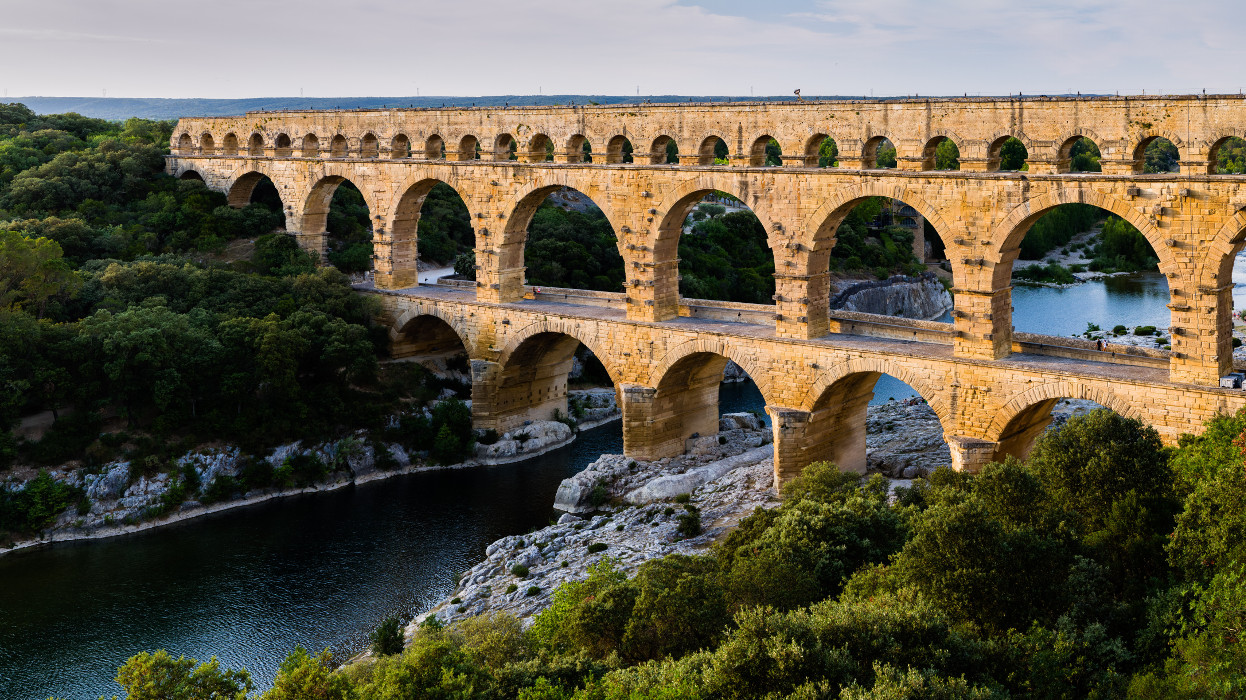
#> input picture scripts/Image_Stitching_APAP/images/bridge01.jpg, 1246 x 700 px; its folder holds 4 pictures in this run
$ python image_stitching.py --images ../Image_Stitching_APAP/images --output out.png
#> lines starting #> are read from the running program, lines starting #| are printed output that depends on the picture
# USAGE
# python image_stitching.py --images images/scottsdale --output output.png --crop 1

# import the necessary packages
from imutils import paths
import numpy as np
import argparse
import imutils
import cv2

# construct the argument parser and parse the arguments
ap = argparse.ArgumentParser()
ap.add_argument("-i", "--images", type=str, required=True,
                help="path to input directory of images to stitch")
ap.add_argument("-o", "--output", type=str, required=True,
                help="path to the output image")
ap.add_argument("-c", "--crop", type=int, default=0,
                help="whether to crop out largest rectangular region")
args = vars(ap.parse_args())

# grab the paths to the input images and initialize our images list
print("[INFO] loading images...")
imagePaths = sorted(list(paths.list_images(args["images"])))

images = []

# loop over the image paths, load each one, and add them to our
# images to stich list
for imagePath in imagePaths:
	image = cv2.imread(imagePath)
#> image is the input picture: shape (700, 1246, 3); mean B, G, R 75, 92.3, 98.2
	images.append(image)

print("images.count",len(images))

# initialize OpenCV's image sticher object and then perform the image
# stitching
print("[INFO] stitching images...")
stitcher = cv2.createStitcher() if imutils.is_cv3() else cv2.Stitcher_create()
(status, stitched) = stitcher.stitch(images)
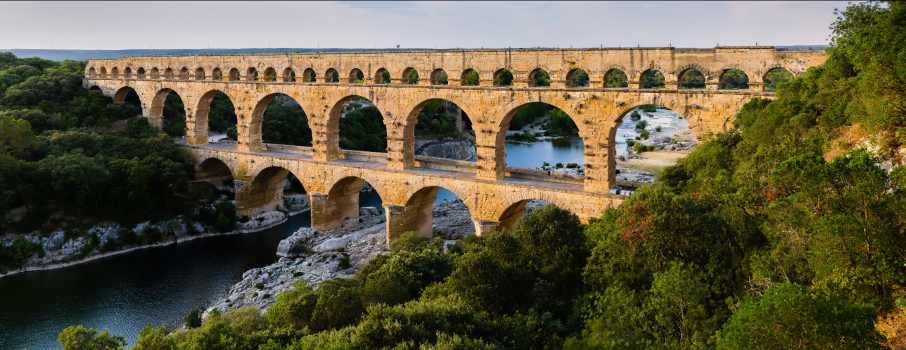
#> stitched: shape (700, 1811, 3) (shown at 1/2 size); mean of channels 0, 1, 2 66.2, 91.1, 97.4; drawn as B, G, R

# if the status is '0', then OpenCV successfully performed image
# stitching
if status == 0:
    # check to see if we supposed to crop out the largest rectangular
    # region from the stitched image
    if args["crop"] > 0:
        # create a 10 pixel border surrounding the stitched image
        print("[INFO] cropping...")
        stitched = cv2.copyMakeBorder(stitched, 2, 2, 2, 2,
                                      cv2.BORDER_CONSTANT, (0, 0, 0))

        # convert the stitched image to grayscale and threshold it
        # such that all pixels greater than zero are set to 255
        # (foreground) while all others remain 0 (background)
        gray = cv2.cvtColor(stitched, cv2.COLOR_BGR2GRAY)
        thresh = cv2.threshold(gray, 0, 255, cv2.THRESH_BINARY)[1]

        # find all external contours in the threshold image then find
        # the *largest* contour which will be the contour/outline of
        # the stitched image
        cnts = cv2.findContours(thresh.copy(), cv2.RETR_EXTERNAL,
                                cv2.CHAIN_APPROX_SIMPLE)
        cnts = imutils.grab_contours(cnts)
        c = max(cnts, key=cv2.contourArea)

        # allocate memory for the mask which will contain the
        # rectangular bounding box of the stitched image region
        mask = np.zeros(thresh.shape, dtype="uint8")
        (x, y, w, h) = cv2.boundingRect(c)
        cv2.rectangle(mask, (x, y), (x + w, y + h), 255, -1)

        # create two copies of the mask: one to serve as our actual
        # minimum rectangular region and another to serve as a counter
        # for how many pixels need to be removed to form the minimum
        # rectangular region
        minRect = mask.copy()
        sub = mask.copy()

        # keep looping until there are no non-zero pixels left in the
        # subtracted image
        while cv2.countNonZero(sub) > 0:
            # erode the minimum rectangular mask and then subtract
            # the thresholded image from the minimum rectangular mask
            # so we can count if there are any non-zero pixels left
            minRect = cv2.erode(minRect, None)
            sub = cv2.subtract(minRect, thresh)

        # find contours in the minimum rectangular mask and then
        # extract the bounding box (x, y)-coordinates
        cnts = cv2.findContours(minRect.copy(), cv2.RETR_EXTERNAL,
                                cv2.CHAIN_APPROX_SIMPLE)
        cnts = imutils.grab_contours(cnts)
        c = max(cnts, key=cv2.contourArea)
        (x, y, w, h) = cv2.boundingRect(c)

        # use the bounding box coordinates to extract the our final
        # stitched image
        stitched = stitched[y:y + h, x:x + w]

    # write the output stitched image to disk
    cv2.imwrite(args["output"], stitched)

    # display the output stitched image to our screen
    # cv2.imshow("Stitched", stitched)
    cv2.waitKey(0)

# otherwise the stitching failed, likely due to not enough keypoints)
# being detected
else:
    print("[INFO] image stitching failed ({})".format(status))
